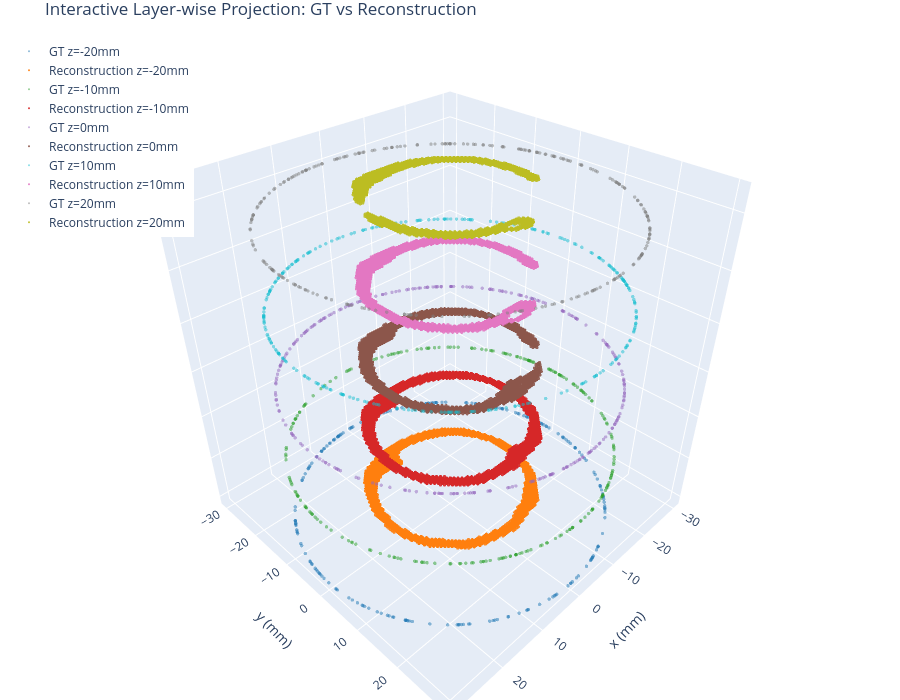

Notebook code cell kept with this figure:
### Code cell
gt_pts = gt_pcd
recon_pts = measurement
import numpy as np
import plotly.graph_objects as go

# Parameters
z_layers_target = [-2, -1, 0, 1, 2]
layer_thickness = 1.0
z_base = 0
z_gap = 15
recon_offset = 3  # vertical offset within each pair

# Define color pairs (GT, Recon) for each layer
color_pairs = [
    ("#1f77b4", "#ff7f0e"),  # blue / orange
    ("#2ca02c", "#d62728"),  # green / red
    ("#9467bd", "#8c564b"),  # purple / brown
    ("#17becf", "#e377c2"),  # cyan / pink
    ("#7f7f7f", "#bcbd22")   # gray / olive
]

# Create figure
fig = go.Figure()

for i, z_center in enumerate(z_layers_target):
    z_min = z_center - layer_thickness / 2
    z_max = z_center + layer_thickness / 2
    layer_z_base = z_base + i * z_gap
    gt_color, recon_color = color_pairs[i]

    # GT projection
    gt_layer = gt_pts[(gt_pts[:, 2] >= z_min) & (gt_pts[:, 2] < z_max)]
    if len(gt_layer) > 0:
        fig.add_trace(go.Scatter3d(
            x=gt_layer[:, 0],
            y=gt_layer[:, 1],
            z=np.ones(len(gt_layer)) * layer_z_base,
            mode='markers',
            marker=dict(size=2, color=gt_color, opacity=0.5),
            name=f"GT z={z_center*10}mm"
        ))

    # Reconstruction projection
    recon_layer = recon_pts[(recon_pts[:, 2] >= z_min) & (recon_pts[:, 2] < z_max)]
    if len(recon_layer) > 0:
        fig.add_trace(go.Scatter3d(
            x=recon_layer[:, 0],
            y=recon_layer[:, 1],
            z=np.ones(len(recon_layer)) * (layer_z_base + recon_offset),
            mode='markers',
            marker=dict(size=2, color=recon_color, opacity=0.9),
            name=f"Reconstruction z={z_center*10}mm"
        ))

# Customize layout
fig.update_layout(
    scene=dict(
        xaxis_title='x (mm)',
        yaxis_title='y (mm)',
        zaxis_title='',
        zaxis=dict(showticklabels=False),
    ),
    title="Interactive Layer-wise Projection: GT vs Reconstruction",
    legend=dict(x=0.01, y=0.99),
    margin=dict(l=0, r=0, b=0, t=30),
    height=700
)

fig.show()

### Figure 1 — Plotly figure (JSON) as saved in the notebook; plotly's stock layout.template omitted (floating-point values rounded to 4 significant figures; data arrays with more than 128 entries replaced by an {"elided": "..."} marker saying what was removed)
{"data": [{"marker": {"color": "#1f77b4", "opacity": 0.5, "size": 2}, "mode": "markers", "name": "GT z=-20mm", "x": {"elided": "229 float values"}, "y": {"elided": "229 float values"}, "z": {"elided": "229 float values"}, "type": "scatter3d"}, {"marker": {"color": "#ff7f0e", "opacity": 0.9, "size": 2}, "mode": "markers", "name": "Reconstruction z=-20mm", "x": {"elided": "6103 float values"}, "y": {"elided": "6103 float values"}, "z": {"elided": "6103 float values"}, "type": "scatter3d"}, {"marker": {"color": "#2ca02c", "opacity": 0.5, "size": 2}, "mode": "markers", "name": "GT z=-10mm", "x": {"elided": "245 float values"}, "y": {"elided": "245 float values"}, "z": {"elided": "245 float values"}, "type": "scatter3d"}, {"marker": {"color": "#d62728", "opacity": 0.9, "size": 2}, "mode": "markers", "name": "Reconstruction z=-10mm", "x": {"elided": "6939 float values"}, "y": {"elided": "6939 float values"}, "z": {"elided": "6939 float values"}, "type": "scatter3d"}, {"marker": {"color": "#9467bd", "opacity": 0.5, "size": 2}, "mode": "markers", "name": "GT z=0mm", "x": {"elided": "261 float values"}, "y": {"elided": "261 float values"}, "z": {"elided": "261 float values"}, "type": "scatter3d"}, {"marker": {"color": "#8c564b", "opacity": 0.9, "size": 2}, "mode": "markers", "name": "Reconstruction z=0mm", "x": {"elided": "6356 float values"}, "y": {"elided": "6356 float values"}, "z": {"elided": "6356 float values"}, "type": "scatter3d"}, {"marker": {"color": "#17becf", "opacity": 0.5, "size": 2}, "mode": "markers", "name": "GT z=10mm", "x": {"elided": "271 float values"}, "y": {"elided": "271 float values"}, "z": {"elided": "271 float values"}, "type": "scatter3d"}, {"marker": {"color": "#e377c2", "opacity": 0.9, "size": 2}, "mode": "markers", "name": "Reconstruction z=10mm", "x": {"elided": "5736 float values"}, "y": {"elided": "5736 float values"}, "z": {"elided": "5736 float values"}, "type": "scatter3d"}, {"marker": {"color": "#7f7f7f", "opacity": 0.5, "size": 2}, "mode": "markers", "name": "GT z=20mm", "x": {"elided": "261 float values"}, "y": {"elided": "261 float values"}, "z": {"elided": "261 float values"}, "type": "scatter3d"}, {"marker": {"color": "#bcbd22", "opacity": 0.9, "size": 2}, "mode": "markers", "name": "Reconstruction z=20mm", "x": {"elided": "5012 float values"}, "y": {"elided": "5012 float values"}, "z": {"elided": "5012 float values"}, "type": "scatter3d"}], "layout": {"scene": {"zaxis": {"title": {"text": ""}, "showticklabels": false}, "xaxis": {"title": {"text": "x (mm)"}}, "yaxis": {"title": {"text": "y (mm)"}}}, "legend": {"x": 0.01, "y": 0.99}, "margin": {"l": 0, "r": 0, "b": 0, "t": 30}, "title": {"text": "Interactive Layer-wise Projection: GT vs Reconstruction"}, "height": 700}}
